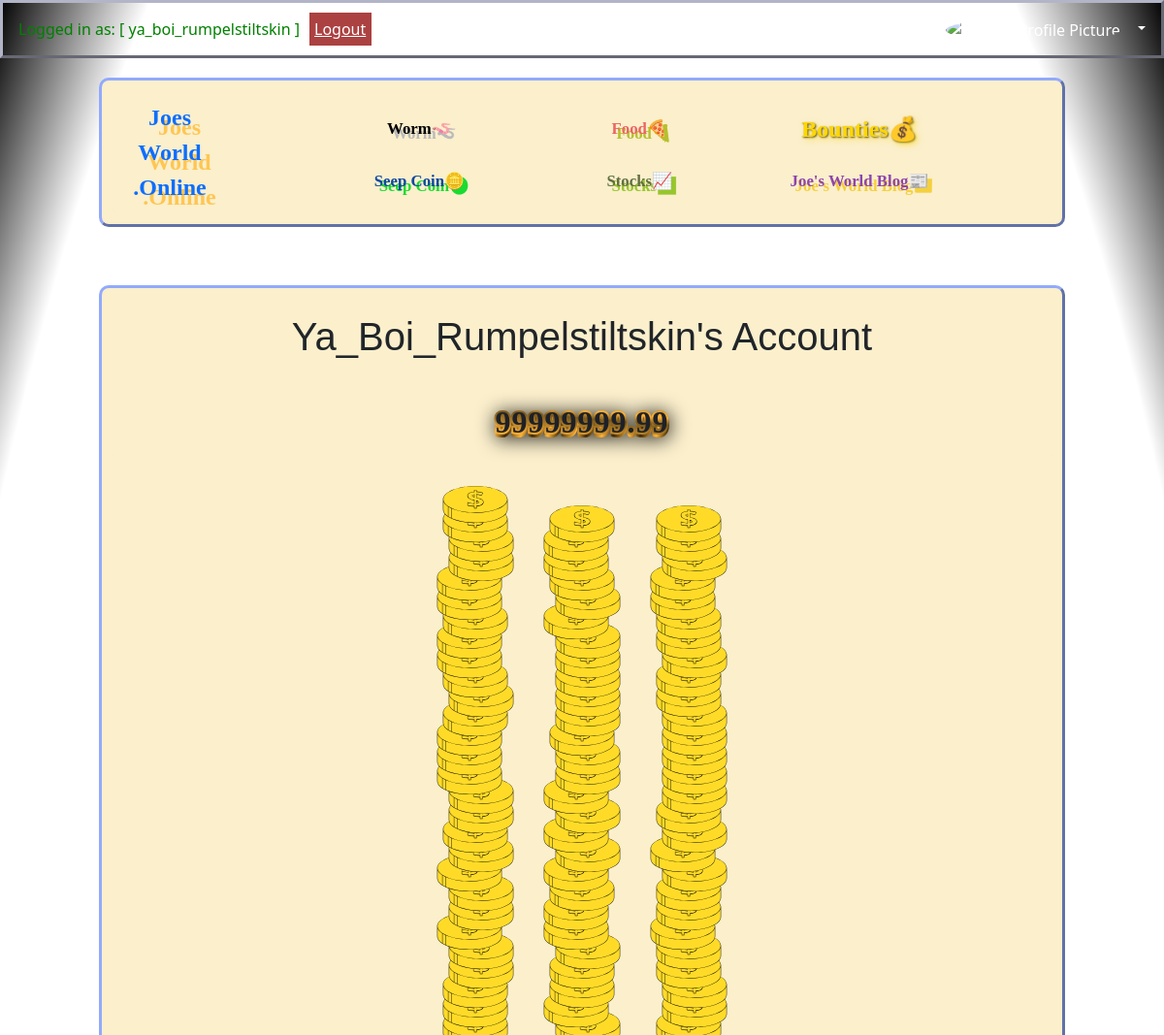
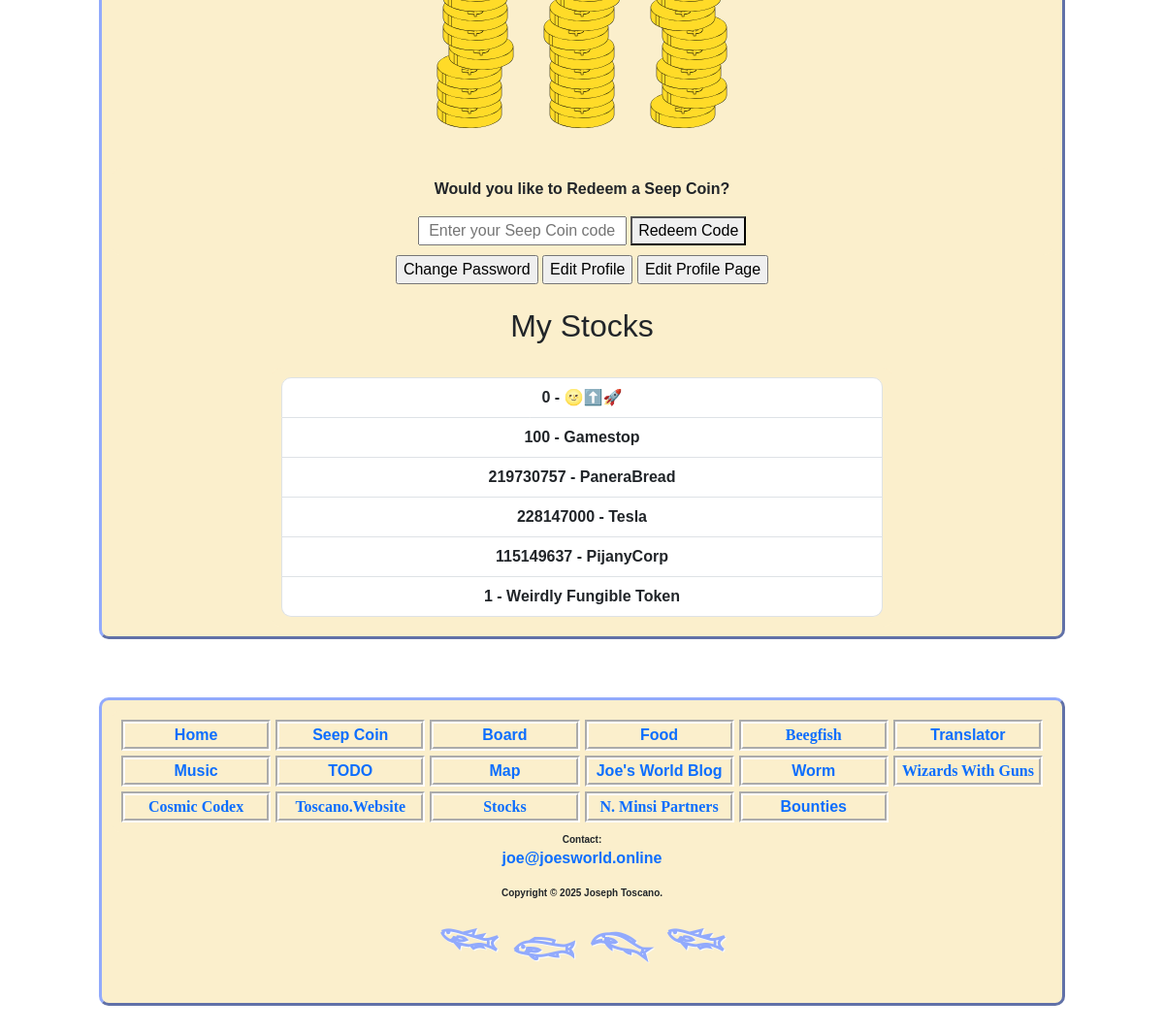
The app's page /members/account (signed in) with its own data (2 pictures, top to bottom).
### myapp/models.py (models this page shows, shortened)
class Profile(models.Model):
    user = models.OneToOneField(User, on_delete=models.CASCADE)
    coin_count = models.DecimalField(max_digits=10, decimal_places=2, default=Decimal('0.00'))
    name = models.CharField(max_length=100, blank=True)
    coin_message = models.CharField(max_length=255, blank=True)
    bio = models.TextField(null=True, blank=True,)
    profile_pic = models.ImageField(null=True, blank=True, upload_to="images/profile/")
    website_url = models.CharField(max_length=255, null=True, blank=True)
    steam_url = models.CharField(max_length=255, null=True, blank=True)
    twitter_url = models.CharField(max_length=255, null=True, blank=True)
    instagram_url = models.CharField(max_length=255, null=True, blank=True)
    discord_url = models.CharField(max_length=255, null=True, blank=True)

### stock/models.py (models this page shows, shortened)
class StockOwnership(models.Model):
    user = models.ForeignKey(User, on_delete=models.CASCADE)
    stock = models.ForeignKey(Stock, on_delete=models.CASCADE)
    quantity = models.PositiveIntegerField(default=0)

class Stock(models.Model):
    name = models.CharField(max_length=100)
    color = models.CharField(max_length=7)  # Hex color picker
    value = models.DecimalField(max_digits=10, decimal_places=2, default=Decimal('1.0'))
    last_updated = models.DateTimeField(auto_now=True)
    created_by = models.ForeignKey(User, on_delete=models.CASCADE, related_name='created_stocks', default=1)  # Default user ID
    owner = models.ManyToManyField(User, through='StockOwnership', related_name='owned_stocks')

### members/views.py (the view)
# urls.py: path('account', views.account, name="account"),
@login_required_with_message
def account(request):
    profile = request.user.profile
    owned_stocks = StockOwnership.objects.filter(user=request.user)
    return render(request, "account.html", {
        'profile': profile,
        'owned_stocks': owned_stocks,
    })

### members/views.py (called while the page is built)
def login_required_with_message(view_func):
    @wraps(view_func)
    def _wrapped_view(request, *args, **kwargs):
        if not request.user.is_authenticated:
            messages.success(request, "You must be logged in to view this page.")
            return redirect('login')
        return view_func(request, *args, **kwargs)
    return _wrapped_view

### members/templates/account.html (shortened to what this page needs)
{% extends "template.html" %} {% block title %} Home Page {% endblock %}
{% load static %}
{% block content %}
<div class="content-large-fill">
    {% if profile %}
        <h1 style="padding: 1rem">{{ user.profile.user|title }}'s Account</h1>
    {% endif %}
    <div class="wrapper">
        <div style="font-size: clamp( .1em, 3vw, 2rem);" class="bg">{{user.profile.coin_count}}</div>
        <div style="font-size: clamp( .1em, 3vw, 2rem);" class="fg">{{user.profile.coin_count}}</div>
    </div>
    <div style="display:flex;flex-basis:45%; justify-content: space-between; border: none !important; background-color: transparent !important;">
        <div id="stage-coins"></div>
    </div>
<div style="border: none;">
    <p>Would you like to Redeem a Seep Coin?</p>
    <form method="POST" action="{% url 'redeem_code_form' %}">
        <input type="text" name="code" placeholder="Enter your Seep Coin code" required>
        <button type="submit">Redeem Code</button>
    </form>
</div>
<input type="button" onclick="location.href='{% url 'password_change' %}';" value="Change Password" />
<input type="button" onclick="location.href='{% url 'blog_edit_profile' %}';" value="Edit Profile" />
<input type="button" onclick="location.href='{% url 'edit_profile_page' user.profile.id %}';" value="Edit Profile Page" />
<h2 class="my-4" styl>My Stocks</h2>
{% if owned_stocks %}
    <div class="list-group" style="border: none !important; max-width: 40rem;">
        {% for ownership in owned_stocks %}
            <a href="{% url 'stock_detail' ownership.stock.id %}" class="list-group-item list-group-item-action">
                {{ ownership.quantity }} - {{ ownership.stock.name }}
            </a>
        {% endfor %}
    </div>
{% else %}
    <p class="text-muted">You do not own any stocks.</p>
{% endif %}
</div>
{% endblock %}

### myapp/templates/template.html (shortened to what this page needs)
{% load static %}
<!DOCTYPE html>
<html>
<head>
    <link href="https://cdn.jsdelivr.net/npm/bootstrap@5.3.2/dist/css/bootstrap.min.css" rel="stylesheet">
    <link rel="stylesheet" href="{% static 'css/main.css' %}?v=29">
</head>
<body>
    <div class="header-login">
  {% if user.is_authenticated %}
  <a style="color:green;">Logged in as: [ {{ request.user }} ] </a>
  <a href="{% url 'logout' %}" style="color: white;" id="logoutBtn">Logout</a>
  <a href="{% url 'account' %}" style="color: white;">My Account</a>
  <div class="profile-section">
    {% include 'widgets/profile_pic_dropdown.html' with page_user=page_user %}
  </div>
  {% else %}
  <a class="header-login-text" href="{% url 'login' %}" style="color: white;">Login</a>
  <a class="header-login-text" href="{% url 'register_user' %}" style="color: white;">Register</a>
  {% endif %}
</div>
    <center>
        <div class="container">
            <div class="header">
                <div id="header-logo" class="disable-seasonal">
                    <a href="/" target="_top">
                        <span>Joes World .Online</span>
                    </a>
                </div>
                <div class="header-content">
                    <a href="/worm" class="header-link" style="color: black; text-shadow: 5px 5px 0px #BABABA;" target="_top">Worm🪱</a>
                    <a href="/food" class="header-link" style="color: #ED6464; text-shadow: 5px 5px 0px #B6C02D;" target="_top">Food🍕</a>
                    <a href="/bounty/bounties/" class="header-link" style="color: #FFD700; text-shadow: 3px 3px 6px rgba(255, 215, 0, 0.6), 1px 1px 2px rgba(0, 0, 0, 0.8); font-family:minecraft; font-size: 200%;" target="_top">Bounties💰</a>
                    <a href="/seepcoin" class="header-link" style="color: #0D47A1; text-shadow: 5px 5px 0px #1adb31;" target="_top">Seep Coin🪙</a>
                    <a href="/stock/stocks/" class="header-link" style="color: #616F40; text-shadow: 5px 5px 0px #97C62C;" target="_top">Stocks📈</a>
                    <a href="/blog" class="header-link" style="color: #8e44ad; text-shadow: 5px 5px 0px #f4d03f ;" target="_top">Joe's World Blog📰</a>
                </div>
            </div>
                {% block content %}
                {% endblock %}
                <div class="footer">
                    <center>
                    <div class="footer-links">
                        <a class="link-offset-2 link-offset-3-hover link-underline link-underline-opacity-0 link-underline-opacity-75-hover" href="{% url 'home' %}">Home</a>
                        <a class="link-offset-2 link-offset-3-hover link-underline link-underline-opacity-0 link-underline-opacity-75-hover" href="{% url 'seepcoin' %}">Seep Coin</a>
                        <a class="link-offset-2 link-offset-3-hover link-underline link-underline-opacity-0 link-underline-opacity-75-hover" href="{% url 'board' %}">Board</a>
                        <a class="link-offset-2 link-offset-3-hover link-underline link-underline-opacity-0 link-underline-opacity-75-hover" href="{% url 'foodpage' %}">Food</a>
                        <a class="link-offset-2 link-offset-3-hover link-underline link-underline-opacity-0 link-underline-opacity-75-hover" style="font-family: consola;" href="https://beeg.fish">Beegfish</a>
                        <a class="link-offset-2 link-offset-3-hover link-underline link-underline-opacity-0 link-underline-opacity-75-hover" href="{% url 'translator' %}">Translator</a>
                        <a class="link-offset-2 link-offset-3-hover link-underline link-underline-opacity-0 link-underline-opacity-75-hover" href="{% url 'music' %}">Music</a>
                        <a class="link-offset-2 link-offset-3-hover link-underline link-underline-opacity-0 link-underline-opacity-75-hover" href="{% url 'todo' %}">TODO</a>
                        <a class="link-offset-2 link-offset-3-hover link-underline link-underline-opacity-0 link-underline-opacity-75-hover" href="{% url 'mapdirect' %}">Map</a>
                        <a class="link-offset-2 link-offset-3-hover link-underline link-underline-opacity-0 link-underline-opacity-75-hover" href="{% url 'bloghome' %}">Joe's World Blog</a>
                        <a class="link-offset-2 link-offset-3-hover link-underline link-underline-opacity-0 link-underline-opacity-75-hover" href="{% url 'worm/main' %}">Worm</a>
                        <a class="link-offset-2 link-offset-3-hover link-underline link-underline-opacity-0 link-underline-opacity-75-hover"  style="font-family: consola;" href="https://www.wizardswithguns.com/">Wizards With Guns</a>
                        <a class="link-offset-2 link-offset-3-hover link-underline link-underline-opacity-0 link-underline-opacity-75-hover"  style="font-family: consola;" href="https://episode353.github.io/cosmic-codex/">Cosmic Codex</a>
                        <a class="link-offset-2 link-offset-3-hover link-underline link-underline-opacity-0 link-underline-opacity-75-hover"  style="font-family: consola;" href="https://toscano.website">Toscano.Website</a>
                        <a class="link-offset-2 link-offset-3-hover link-underline link-underline-opacity-0 link-underline-opacity-75-hover"  style="font-family: consola;" href="{% url 'stock_home' %}">Stocks</a>
                        <a class="link-offset-2 link-offset-3-hover link-underline link-underline-opacity-0 link-underline-opacity-75-hover" style="font-family: consola;" href="https://nminsipartners.com/">N. Minsi Partners</a>
                        <a class="link-offset-2 link-offset-3-hover link-underline link-underline-opacity-0 link-underline-opacity-75-hover" href="{% url 'bounty_list' %}">Bounties</a>
                    </div>
                    <p>Contact: <a href="mailto:joe@joesworld.online" class="email-link" style="width: 15rem;">joe@joesworld.online</a></p>
                    <p>Copyright &copy; {% now 'Y' %} Joseph Toscano.</p>
                    <p class="fish" onclick="animateFish()">𓆝 𓆟 𓆞 𓆝</p>
                </center>
                </div>
        </div>
    </center>
</body>
</html>

### myapp/static/css/main.css (style rules this page uses)
body { margin: 0; background-image: url('../jpg/background_4.jpeg?v=2'); image-rendering: pixelated; background-size: 14rem; }
body::before { content: ""; position: fixed; top: 0; left: 0; width: 100%; height: 100%; background: radial-gradient(ellipse at center, rgba(0,0,0,0%) 80%, rgba(0,0,0,0%) 88%, rgba(0,0,0,100%) 100%); pointer-events: none; background-size: auto; image-rendering: pixelated; z-index: -1; }
.container { max-width: 1900px; height: 2100%; min-height: 80%; font-family: 'quicksand', sans-serif; font-weight: bold; font-size: 20px; display: grid; grid-template-columns: repeat(3, 2fr); box-sizing: border-box; padding-top: 5rem !important; }
.container div { background: #fbefcc; padding: 10px; border: 3px outset #92AAFC; border-radius: 10px; }
.header { display: flex; justify-content: center; align-items: center; grid-column-start: 1; grid-column-end: 4; font-family: daydream; font-weight: bold; font-size: 20px; text-shadow: 10px 10px 0px #fec652; grid-row-start: 1; grid-row-end: 2; position: relative; }
.footer { grid-column: 1 / span 3; background: snow; padding: 10px; border: 3px solid lightsteelblue; height: fit-content; }
button { cursor: pointer; }
.content-large-fill { grid-row-start: 2; grid-row-end: 3; grid-column-start: 1; grid-column-end: 4; }
.header-content { display: grid; grid-template-columns: repeat(3, 30%); align-items: center; height: 100%; overflow: hidden; font-family: daydream; top: 20%; width: 80%; font-size: 60%; border: none !important; }
.header-content a { display: block; color: #000; text-decoration: none; }
.wrapper { background: inherit !important; display: grid; grid-template-areas: 'overlap'; place-content: center; text-transform: uppercase; border: none !important; padding: 0px !important; }
.wrapper > div { background-clip: text; -webkit-background-clip: text; color: #3b3a36; font-family: daydream; font-weight: 900; font-size: clamp( .3em, 3vw, 2rem); grid-area: overlap; letter-spacing: 1px; -webkit-text-stroke: 4px transparent; border: none !important; padding: 1rem !important; }
div.bg { background-image: repeating-linear-gradient( 105deg, var(--gold) 0% , var(--dark-shadow) 5%, var(--gold) 12%); color: transparent; filter: drop-shadow(1px 1px 10px black); transform: scaleY(1.05); transform-origin: top; }
div.fg { background-image: repeating-linear-gradient( 5deg, var(--gold) 0% , var(--light-shadow) 23%, var(--gold) 31%); color: #1e2127; transform: scale(1); }
:root { --gold: #ffb338; --light-shadow: #77571d; --dark-shadow: #3e2904; }
.header { display: flex; justify-content: center; align-items: center; grid-column-start: 1; grid-column-end: 4; font-family: daydream; font-weight: bold; font-size: 20px; text-shadow: 10px 10px 0px #fec652; grid-row-start: 1; grid-row-end: 2; }
#header-logo { font-family: daydream; color: #0D47A1; text-shadow: 10px 10px 0px #fec652; font-size: clamp( .8em, 2vw, 1.5rem); text-decoration: none; width: 120px; will-change: transform; border: none; margin-right: auto; }
#header-logo a { display: inline-block; text-decoration: none; }
.header-link { font-size: clamp( .8em, 1.2vw, 1.5rem); }
@media only screen and (min-width: 0px) { .container { width: 100%; grid-template-rows: 0.05fr 1fr 1fr 0.5fr; grid-column-gap: 1%; grid-row-gap: 1%; } }
@media only screen and (min-width: 800px) { .footer { display: unset; } }
@media only screen and (min-width: 800px) { .header-content a { font-size: 140%; } }
@media only screen and (min-width: 800px) { .container { width: 100%; grid-template-rows: 0.2fr 1fr 1fr 0fr; grid-column-gap: 3%; grid-row-gap: 3%; padding-top: 3%; grid-template-rows: 0.05fr 1fr 1fr 0.5fr; font-size: 12px; } }
@media only screen and (min-width: 1000px) { .container { width: 95%; grid-column-gap: 60px; grid-row-gap: 60px; padding-top: 50px; grid-template-rows: 0.05fr 1fr 1fr 0.5fr; font-size: 14px; } }
@media only screen and (min-width: 1000px) { .footer { display: unset; } }
@media only screen and (min-width: 1200px) { .container { width: 85%; grid-column-gap: 60px; grid-row-gap: 60px; padding-top: 50px; grid-template-rows: 0.05fr 1fr 1fr 0.5fr; font-size: 16px; } }
@media only screen and (min-width: 1200px) { .footer { display: unset; } }

### members/templates/account.html (style rules this page uses)
input { text-align: center; }
#stage-coins { margin: auto; border: none !important; background-color: transparent !important; }

### records on screen
StockOwnership: quantity "0", stock.name "🌝⬆️🚀"
StockOwnership: quantity "100", stock.name "Gamestop"
StockOwnership: quantity "219730757", stock.name "PaneraBread"
StockOwnership: quantity "228147000", stock.name "Tesla"
StockOwnership: quantity "115149637", stock.name "PijanyCorp"
StockOwnership: quantity "1", stock.name "Weirdly Fungible Token"

### other values on screen
{{ request.user }} "ya_boi_rumpelstiltskin"
{{ user.profile.user|title }} "Ya_Boi_Rumpelstiltskin"
{{ user.profile.coin_count }} "99999999.99"
